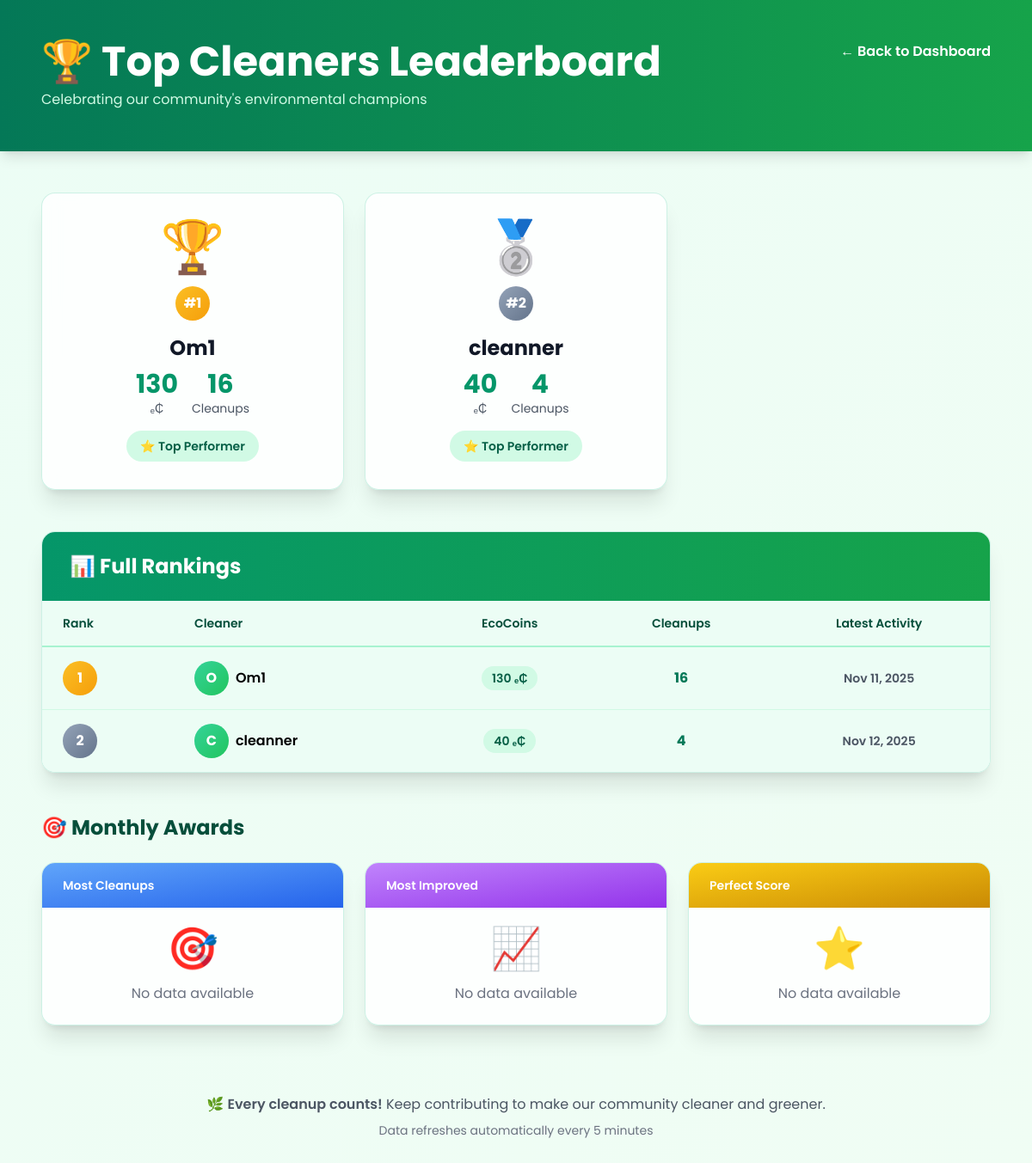
The app's page /top_cleaners (signed in) with its own data.
### app.py (models this page shows, shortened)
class User(db.Model, UserMixin):
    id = db.Column(db.Integer, primary_key=True)
    username = db.Column(db.String(150), unique=True, nullable=False)
    email = db.Column(db.String(150), unique=True, nullable=False)
    password = db.Column(db.String(150), nullable=False)
    role = db.Column(db.String(50), nullable=False)
    points = db.Column(db.Integer, default=0)
    avg_rating = db.Column(db.Float)
    cleanup_requests = db.relationship(
        'CleanupReport',
        back_populates='requested_by',
        foreign_keys='CleanupReport.requested_by_id',
        cascade='all, delete-orphan'
    )
    cleanups_submitted = db.relationship(
        'CleanupReport',
        back_populates='submitted_by_cleaner',
        foreign_keys='CleanupReport.submitted_by_cleaner_id',
        cascade='all, delete-orphan'
    )
    equipment_requests = db.relationship(
        'EquipmentRequest',
        back_populates='cleaner',
        foreign_keys='EquipmentRequest.cleaner_id',
        cascade='all, delete-orphan'
    )

class CleanupReport(db.Model):
    id = db.Column(db.Integer, primary_key=True)
    location = db.Column(db.String(200), nullable=False, index=True)
    reported_by = db.Column(db.String(150), nullable=False, index=True)
    notes = db.Column(db.Text)
    photo = db.Column(db.LargeBinary)
    photo_filename = db.Column(db.String(255))
    submitted_photo = db.Column(db.LargeBinary)
    submitted_photo_filename = db.Column(db.String(255))
    status = db.Column(db.String(50), default='Pending', index=True)
    created_at = db.Column(db.DateTime, default=db.func.now(), index=True)
    requested_by_id = db.Column(db.Integer, db.ForeignKey('user.id'), nullable=False)
    requested_by = db.relationship(
        'User',
        back_populates='cleanup_requests',
        foreign_keys=[requested_by_id]
    )
    submitted_by_cleaner_id = db.Column(db.Integer, db.ForeignKey('user.id'))
    submitted_by_cleaner = db.relationship(
        'User',
        back_populates='cleanups_submitted',
        foreign_keys=[submitted_by_cleaner_id]
    )
    is_complete = db.Column(db.Boolean, default=False, index=True)
    points_awarded = db.Column(db.Integer, default=0)
    rating = db.Column(db.Integer)

### app.py (the view)
@app.route('/top_cleaners')
@login_required
def top_cleaners():
    cleaners = User.query.filter_by(role='cleaner').order_by(User.points.desc()).all()
    return render_template('top_cleaners.html', cleaners=cleaners)

### app.py (called while the page is built)
@app.context_processor
def inject_now():
    return {'now': datetime.now()}

@login_manager.user_loader
def load_user(user_id: str):
    return User.query.get(int(user_id))

### templates/top_cleaners.html (shortened to what this page needs)
<!DOCTYPE html>
<html lang="en" class="scroll-smooth">
<head>
  <script src="https://cdn.tailwindcss.com"></script>
</head>
<body>
  <div class="bg-gradient-to-r from-emerald-700 to-green-600 text-white shadow-lg">
    <div class="max-w-6xl mx-auto px-6 py-12 flex justify-between items-start">
      <div>
        <h1 class="text-4xl md:text-5xl font-bold mb-2">🏆 Top Cleaners Leaderboard</h1>
        <p class="text-emerald-100">Celebrating our community's environmental champions</p>
      </div>
      <a href="{% if current_user.role == 'cleaner' %}{{ url_for('cleaner_dashboard') }}{% else %}{{ url_for('user_dashboard') }}{% endif %}" class="text-white font-semibold hover:text-emerald-100 transition">← Back to Dashboard</a>
    </div>
  </div>
  <div class="max-w-6xl mx-auto px-6 py-12">
    <div class="grid grid-cols-1 md:grid-cols-3 gap-6 mb-12">
      {% for cleaner in cleaners[:3] %}
      <div class="fade-up card-glass rounded-2xl shadow-xl hover-lift overflow-hidden" style="animation-delay: {{ loop.index0 * 0.2 }}s">
        <div class="p-8 text-center">
          <div class="text-6xl mb-4 {% if loop.index == 1 %}medal-gold{% elif loop.index == 2 %}medal-silver{% else %}medal-bronze{% endif %}">
            {% if loop.index == 1 %}🏆{% elif loop.index == 2 %}🥈{% else %}🥉{% endif %}
          </div>
          <div class="rank-badge {% if loop.index == 1 %}rank-1{% elif loop.index == 2 %}rank-2{% else %}rank-3{% endif %} mb-4 mx-auto">
            #{{ loop.index }}
          </div>
          <h3 class="text-2xl font-bold text-gray-900 mb-2">{{ cleaner.username }}</h3>
          <div class="flex justify-center gap-4 mb-4">
            <div class="text-center">
              <p class="text-3xl font-bold text-emerald-600">{{ cleaner.points }}</p>
              <p class="text-sm text-gray-600">ₑ₵</p>
            </div>
            <div class="text-center">
              <p class="text-3xl font-bold text-emerald-600">{{ cleaner.cleanups_submitted|length }}</p>
              <p class="text-sm text-gray-600">Cleanups</p>
            </div>
          </div>
          <div class="inline-block bg-emerald-100 text-emerald-800 px-4 py-2 rounded-full text-sm font-semibold">
            ⭐ Top Performer
          </div>
        </div>
      </div>
      {% endfor %}
    </div>
    <div class="fade-up card-glass rounded-2xl shadow-xl overflow-hidden mb-12" style="animation-delay: 0.6s">
      <div class="bg-gradient-to-r from-emerald-600 to-green-600 text-white px-8 py-6">
        <h2 class="text-2xl font-bold">📊 Full Rankings</h2>
      </div>
      <div class="overflow-x-auto">
        <table class="w-full">
          <thead class="bg-emerald-50 border-b-2 border-emerald-200">
            <tr>
              <th class="px-6 py-4 text-left text-sm font-semibold text-emerald-900">Rank</th>
              <th class="px-6 py-4 text-left text-sm font-semibold text-emerald-900">Cleaner</th>
              <th class="px-6 py-4 text-center text-sm font-semibold text-emerald-900">EcoCoins</th>
              <th class="px-6 py-4 text-center text-sm font-semibold text-emerald-900">Cleanups</th>
              <th class="px-6 py-4 text-center text-sm font-semibold text-emerald-900">Latest Activity</th>
            </tr>
          </thead>
          <tbody class="divide-y divide-emerald-100">
            {% for cleaner in cleaners %}
            <tr class="hover:bg-emerald-50 transition {% if loop.index <= 3 %}bg-emerald-50 font-semibold{% endif %}">
              <td class="px-6 py-4">
                <div class="flex items-center gap-3">
                  <div class="rank-badge {% if loop.index == 1 %}rank-1{% elif loop.index == 2 %}rank-2{% elif loop.index == 3 %}rank-3{% else %}bg-gray-300{% endif %}">
                    {{ loop.index }}
                  </div>
                </div>
              </td>
              <td class="px-6 py-4">
                <div class="flex items-center gap-2">
                  <div class="w-10 h-10 rounded-full bg-gradient-to-br from-emerald-400 to-green-500 flex items-center justify-center text-white font-bold">
                    {{ cleaner.username[0].upper() }}
                  </div>
                  <span>{{ cleaner.username }}</span>
                </div>
              </td>
              <td class="px-6 py-4 text-center">
                <span class="inline-block bg-emerald-100 text-emerald-800 px-3 py-1 rounded-full text-sm font-semibold">
                  {{ cleaner.points }} ₑ₵
                </span>
              </td>
              <td class="px-6 py-4 text-center">
                <span class="font-bold text-emerald-700">{{ cleaner.cleanups_submitted|length }}</span>
              </td>
              <td class="px-6 py-4 text-center text-gray-600 text-sm">
                {% set latest = cleaner.cleanups_submitted|sort(attribute='created_at')|last %}
                {% if latest %}
                  {{ latest.created_at.strftime('%b %d, %Y') }}
                {% else %}
                  <span class="text-gray-400">No activity</span>
                {% endif %}
              </td>
            </tr>
            {% endfor %}
          </tbody>
        </table>
      </div>
    </div>
    <div class="fade-up" style="animation-delay: 0.8s">
      <h2 class="text-2xl font-bold text-emerald-900 mb-6">🎯 Monthly Awards</h2>
      <div class="grid grid-cols-1 md:grid-cols-3 gap-6 mb-12">
        <div class="card-glass rounded-2xl shadow-xl hover-lift overflow-hidden">
          <div class="bg-gradient-to-br from-blue-400 to-blue-600 text-white px-6 py-4">
            <p class="text-sm font-semibold">Most Cleanups</p>
          </div>
          <div class="p-6 text-center">
            <p class="text-5xl mb-4">🎯</p>
            {% if monthly_top_cleaner %}
              <h4 class="text-xl font-bold text-gray-900 mb-2">{{ monthly_top_cleaner.username }}</h4>
              <p class="text-3xl font-bold text-blue-600">{{ monthly_top_cleaner.cleanups_submitted|length }}</p>
              <p class="text-sm text-gray-600 mt-2">cleanups this month</p>
            {% else %}
              <p class="text-gray-500">No data available</p>
            {% endif %}
          </div>
        </div>
        <div class="card-glass rounded-2xl shadow-xl hover-lift overflow-hidden">
          <div class="bg-gradient-to-br from-purple-400 to-purple-600 text-white px-6 py-4">
            <p class="text-sm font-semibold">Most Improved</p>
          </div>
          <div class="p-6 text-center">
            <p class="text-5xl mb-4">📈</p>
            {% if most_improved %}
              <h4 class="text-xl font-bold text-gray-900 mb-2">{{ most_improved.username }}</h4>
              <p class="text-3xl font-bold text-purple-600">+{{ most_improved.improvement if most_improved else 0 }}</p>
              <p class="text-sm text-gray-600 mt-2">points gained</p>
            {% else %}
              <p class="text-gray-500">No data available</p>
            {% endif %}
          </div>
        </div>
        <div class="card-glass rounded-2xl shadow-xl hover-lift overflow-hidden">
          <div class="bg-gradient-to-br from-yellow-400 to-yellow-600 text-white px-6 py-4">
            <p class="text-sm font-semibold">Perfect Score</p>
          </div>
          <div class="p-6 text-center">
            <p class="text-5xl mb-4 pulse-glow">⭐</p>
            {% if perfect_score %}
              <h4 class="text-xl font-bold text-gray-900 mb-2">{{ perfect_score.username }}</h4>
              <p class="text-sm text-gray-600">All cleanups verified</p>
            {% else %}
              <p class="text-gray-500">No data available</p>
            {% endif %}
          </div>
        </div>
      </div>
    </div>
    <div class="fade-up text-center py-8" style="animation-delay: 1.0s">
      <p class="text-gray-600">
        🌿 <span class="font-semibold">Every cleanup counts!</span> Keep contributing to make our community cleaner and greener.
      </p>
      <p class="text-sm text-gray-500 mt-2">Data refreshes automatically every 5 minutes</p>
    </div>
  </div>
</body>
</html>

### templates/top_cleaners.html (style rules this page uses)
* { font-family: 'Poppins', sans-serif; }
body { background: linear-gradient(135deg, #ecfdf5 0%, #f0fdf4 100%); min-height: 100vh; }
.card-glass { background: rgba(255, 255, 255, 0.85); backdrop-filter: blur(10px); border: 1px solid rgba(16, 185, 129, 0.2); }
.medal-gold { animation: bounce 2s infinite; }
.medal-silver { animation: bounce 2s infinite 0.2s; }
.fade-up { animation: fadeUp 0.8s ease forwards; opacity: 0; }
.rank-badge { display: inline-flex; align-items: center; justify-content: center; width: 40px; height: 40px; border-radius: 50%; font-weight: 700; color: white; }
.rank-1 { background: linear-gradient(135deg, #fbbf24, #f59e0b); }
.rank-2 { background: linear-gradient(135deg, #94a3b8, #64748b); }
.hover-lift { transition: all 0.3s ease; }
.pulse-glow { animation: pulse 2s cubic-bezier(0.4, 0, 0.6, 1) infinite; }

### records on screen
User: username "Om1", points "130", cleanups_submitted|length "16", username "O"
User: username "cleanner", points "40", cleanups_submitted|length "4", username "C"
CleanupReport: created_at "Nov 11, 2025"
CleanupReport: created_at "Nov 12, 2025"
